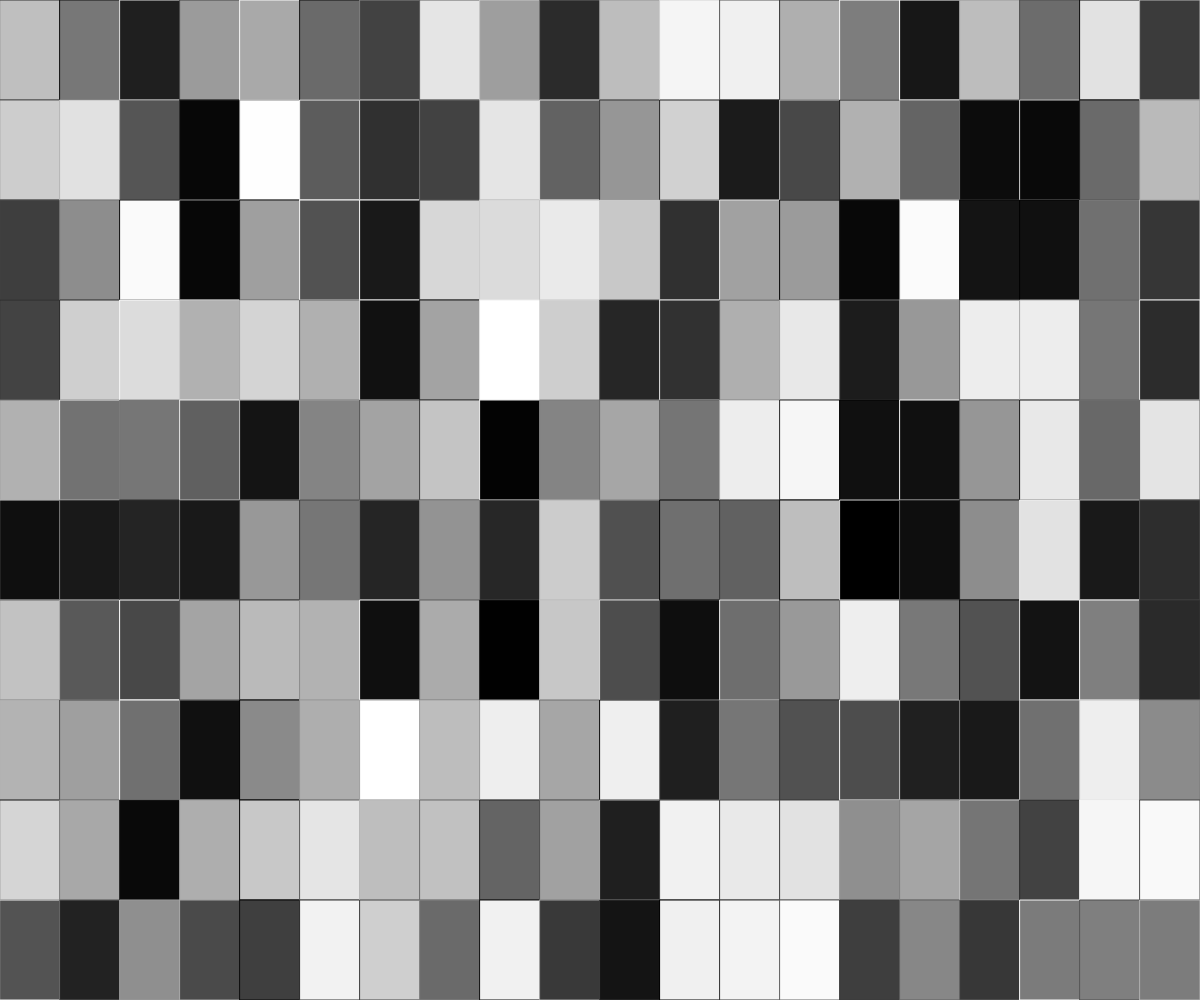
Frame 1 (no input)
Frame 60 (no input): identical to frame 1, image omitted
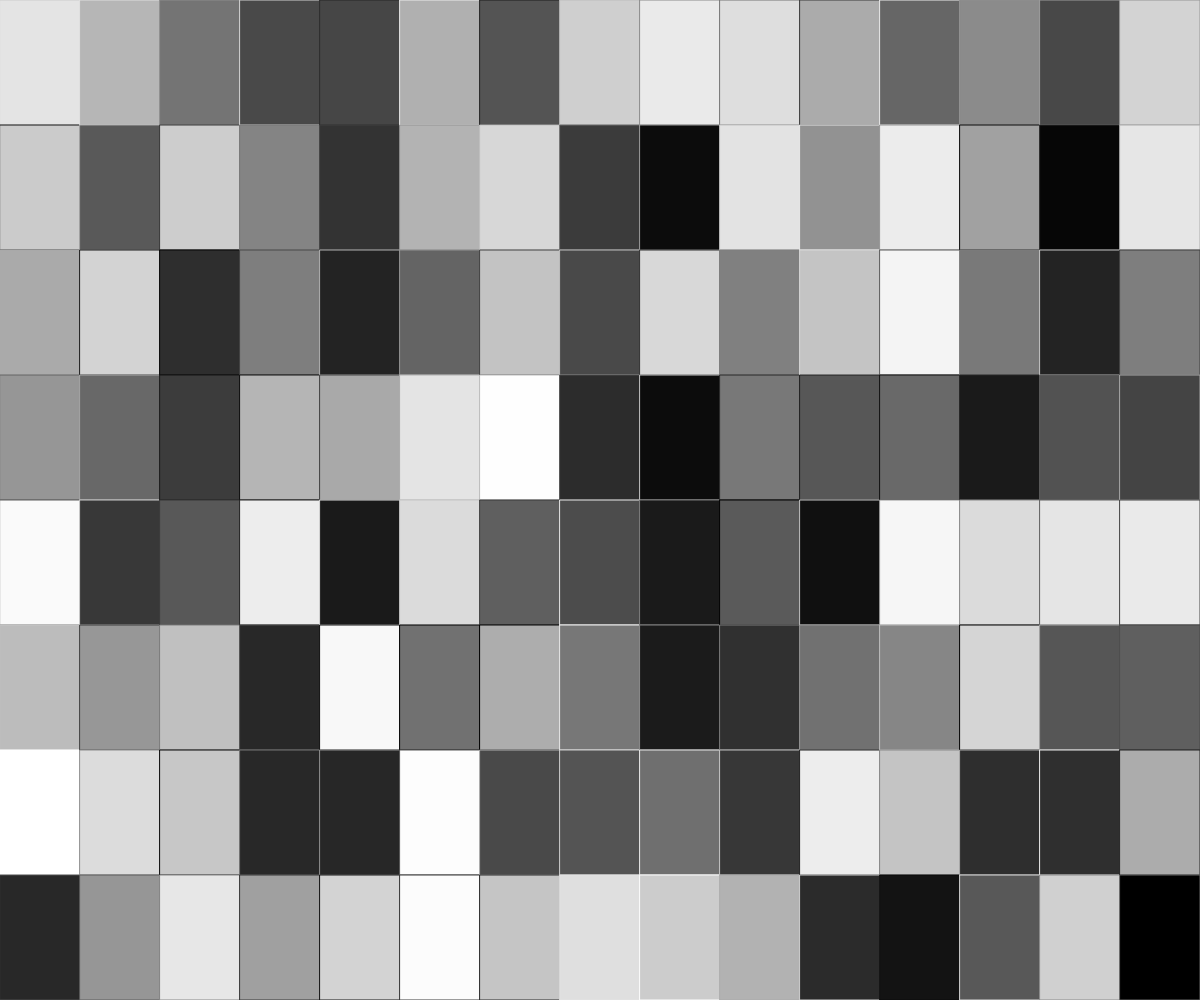
Frame 120 (the mouse pressed at the canvas centre since frame 60)

The p5.js sketch that drew these frames (run headless with seeded random() and noise() and a simulated clock; from frame 60 on, the mouse is pressed at the canvas centre):

// p5.js sketch
// ── sketch.js
/* j.stephens 2016_07
p5.js tutorials with shiffman
2D lookup table

*/
var INNER_WIDTH = window.innerWidth;
var INNER_HEIGHT = window.innerHeight;
var dirIsForward = true;
var colorCase    = 2;

var cols = 20;
var rows = 10;
var colorLookup = [];

function setup(){
  createCanvas(INNER_WIDTH,INNER_HEIGHT);
  //build an initial lookup table
  createLookupTable();
}

function draw(){
  background(51);
  
  for (var i = 0; i< cols;i++){
    for (var j = 0; j< rows;j++){
      var x = i * (INNER_WIDTH/cols);
      var y = j * (INNER_HEIGHT/rows);
    
      stroke(colorLookup[i][j].x);
      fill(colorLookup[i][j].y);
      
      rect(x,y,INNER_WIDTH/cols, INNER_HEIGHT/rows);
    }  
  }
}

function mousePressed(){
  cols  = floor(random(2,60));
  rows  = floor(random(2,30));
  //rebuild a newlookup table using the update globals for cols and rows
  createLookupTable();
}

function createLookupTable(){  
  var whichLookup = floor(random(6));
  //console.log(whichLookup);
  for (var i = 0; i< cols;i++){
    colorLookup[i]=[];
    for (var j = 0; j< rows;j++){
      switch (whichLookup) {
        case 0:
          var lookupVector  = new p5.Vector((j/rows)*255,(i/cols)*255);
          colorLookup[i][j] = lookupVector;
          break;
        case 1:
          var lookupVector  = new p5.Vector(255-(j/rows)*255,255-(i/cols)*255);
          colorLookup[i][j] = lookupVector;
          break;
        case 2:
          var lookupVector  = new p5.Vector(255-(j/rows)*255,(i/cols)*255);
          colorLookup[i][j] = lookupVector;
          break;
        case 3:
          var lookupVector  = new p5.Vector((j/rows)*255,255-(i/cols)*255);
          colorLookup[i][j] = lookupVector;
          break;
        default:
          var lookupVector  = new p5.Vector(random(255),random(255));
          colorLookup[i][j] = lookupVector;
            
      }
    }
  }
}
/*
stroke((j/rows)*255);
fill(255-(i/cols)*255);

stroke(255-(j/rows)*255);
fill((i/cols)*255);

stroke(255-(j/rows)*255);
fill(255-(i/cols)*255);

stroke((j/rows)*255);
fill((i/cols)*255);
*/
